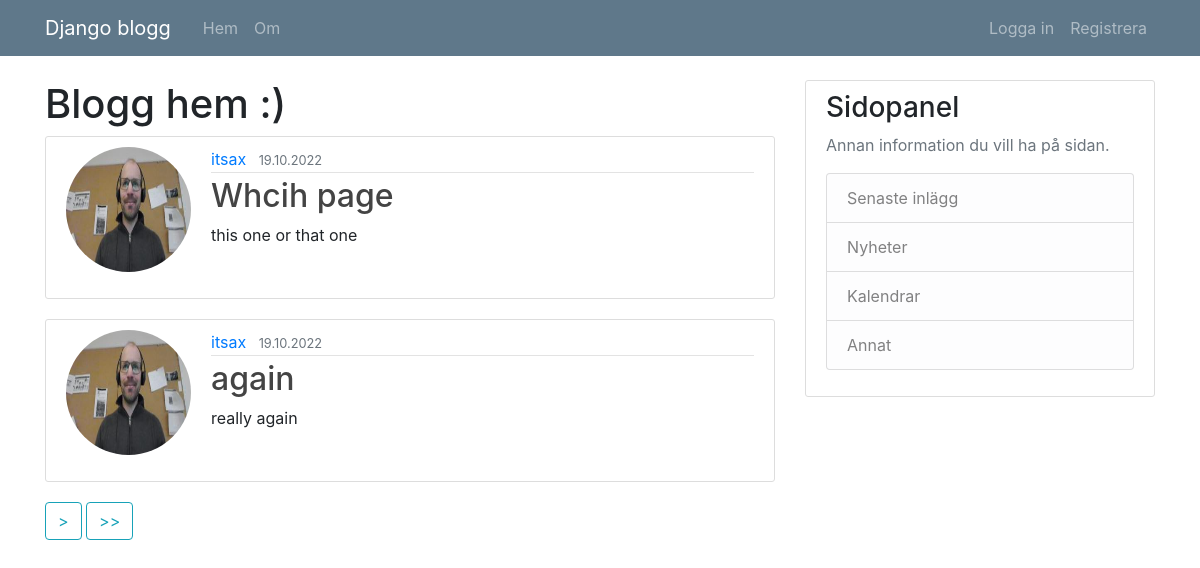
The page / on the database its author committed.
### blogg/models.py (models this page shows, shortened)
class Post(models.Model):
    titel=models.CharField(max_length=100)
    innehall=models.TextField()
    datum_skapad=models.DateTimeField(default=timezone.now)
    forfattare=models.ForeignKey(User,on_delete=models.CASCADE)

### anvandare/models.py (models this page shows, shortened)
class Profil(models.Model):
    user = models.OneToOneField(User, on_delete=models.CASCADE)
    image = models.ImageField(default='ingen.png', upload_to='profil_bilder')

### blogg/views.py (the view)
# urls.py: path('', views.PostLista.as_view(), name='blogg-hem'),
class PostLista(ListView):
    model=Post
    template_name = 'blogg/hem.html'
    context_object_name = 'poster'
    ordering = ['-datum_skapad']
    paginate_by = 2

### blogg/templates/blogg/hem.html (shortened to what this page needs)
{% extends 'blogg/mall.html' %}
{% block innehall %}
    <h1>Blogg hem :)</h1>
    {% for post in poster %}
    <article class="media content-section">
      <img class="rounded-circle account-img" src="{{post.forfattare.profil.image.url}}" alt="författare profilbild">
        <div class="media-body">
          <div class="article-metadata">
            <a class="mr-2" href="{% url 'post-anvandare' post.forfattare.username %}">{{ post.forfattare }}</a>
            <small class="text-muted">{{ post.datum_skapad|date:"d.m.Y" }}</small>
          </div>
          <h2><a class="article-title" href="{% url 'post-sida' post.id %}">{{ post.titel }}</a></h2>
          <p class="article-content">{{ post.innehall }}</p>
        </div>
      </article>
    {% endfor %}
    {% if is_paginated %}
      {% if page_obj.has_next %}
        <a class="btn btn-outline-info mb-4" href="?page={{page_obj.next_page_number}}">></a>
        {% if page_obj.next_page_number != page_obj.paginator.num_pages %}
          <a class="btn btn-outline-info mb-4" href="?page={{page_obj.paginator.num_pages}}">>></a>
        {% endif %}
      {% endif %}
    {% endif %}
{% endblock innehall %}

### blogg/templates/blogg/mall.html (shortened to what this page needs)
{% load static %}
<!DOCTYPE html>
<html lang="sv">
<head>
    <link rel="stylesheet" href="{% static 'blogg/main.css' %}">
    <link rel="stylesheet" href="https://cdn.jsdelivr.net/npm/bootstrap@4.0.0/dist/css/bootstrap.min.css">
</head>
<body>
    <header class="site-header">
        <nav class="navbar navbar-expand-md navbar-dark bg-steel fixed-top">
          <div class="container">
            <a class="navbar-brand mr-4" href="{% url 'blogg-hem' %}">Django blogg</a>
            <div class="collapse navbar-collapse" id="navbarToggle">
              <div class="navbar-nav mr-auto">
                <a class="nav-item nav-link" href="{% url 'blogg-hem' %}">Hem</a>
                <a class="nav-item nav-link" href="{% url 'blogg-om' %}">Om</a>
              </div>
              <div class="navbar-nav">
                {% if user.is_authenticated %}
                <a class="nav-item nav-link" href="{% url 'post-ny' %}">Ny post</a>
                <a class="nav-item nav-link" href="{% url 'loggaut' %}">Logga ut</a>
                <a class="nav-item nav-link" href="{% url 'profil' %}">Profil</a>
                {% else %}
                <a class="nav-item nav-link" href="{% url 'loggain' %}">Logga in</a>
                <a class="nav-item nav-link" href="{% url 'registrera' %}">Registrera</a>
                {% endif %}
              </div>
            </div>
          </div>
        </nav>
      </header>
      <main role="main" class="container">
        <div class="row">
          <div class="col-md-8">
            {% block innehall %}{% endblock innehall %}
          </div>
          <div class="col-md-4">
            <div class="content-section">
              <h3>Sidopanel</h3>
              <p class='text-muted'>Annan information du vill ha på sidan.
                <ul class="list-group">
                  <li class="list-group-item list-group-item-light">Senaste inlägg</li>
                  <li class="list-group-item list-group-item-light">Nyheter</li>
                  <li class="list-group-item list-group-item-light">Kalendrar</li>
                  <li class="list-group-item list-group-item-light">Annat</li>
                </ul>
              </p>
            </div>
          </div>
        </div>
      </main>
</body>
</html>

### blogg/static/blogg/main.css (style rules this page uses)
body { background: #fafafa; color: #333333; margin-top: 5rem; }
main.container { margin-top: 5rem; }
h1, h2, h3, h4, h5, h6 { color: #444444; }
ul { margin: 0; }
.bg-steel { background-color: #5f788a; }
.site-header .navbar-nav .nav-link { color: #cbd5db; }
.content-section { background: #ffffff; padding: 10px 20px; border: 1px solid #dddddd; border-radius: 3px; margin-bottom: 20px; }
.article-title { color: #444444; }
.article-content { white-space: pre-line; }
.article-metadata { padding-bottom: 1px; margin-bottom: 4px; border-bottom: 1px solid #e3e3e3 }
.account-img { height: 125px; width: 125px; margin-right: 20px; margin-bottom: 16px; }

### rows shown on the page
Post: forfattare.profil.image (picture), forfattare "itsax", datum_skapad "19.10.2022", titel "Whcih page", innehall "this one or that one"
Post: forfattare.profil.image (picture), forfattare "itsax", datum_skapad "19.10.2022", titel "again", innehall "really again"
